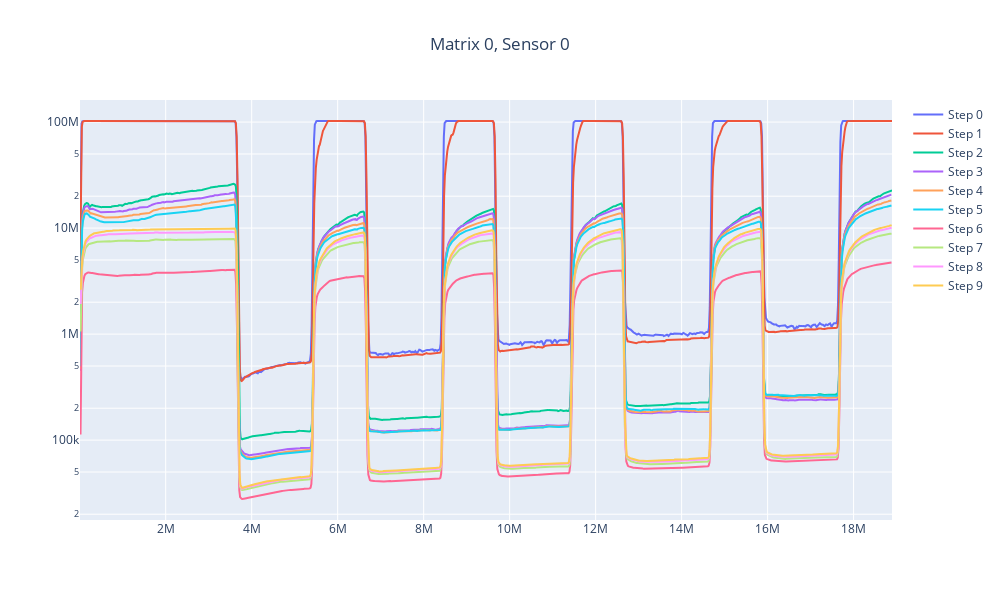

Notebook source saved alongside this figure:
### Code cell
plot_filtered_data(sensor_data, 0, 0)

### Figure 1 — Plotly figure (JSON) as saved in the notebook; plotly's stock layout.template omitted (floating-point values rounded to 4 significant figures; data arrays with more than 128 entries replaced by an {"elided": "..."} marker saying what was removed)
{"data": [{"mode": "lines", "name": "Step 0", "type": "scatter", "x": {"elided": "1027 int values"}, "y": {"elided": "1027 float values"}}, {"mode": "lines", "name": "Step 1", "type": "scatter", "x": {"elided": "1027 int values"}, "y": {"elided": "1027 float values"}}, {"mode": "lines", "name": "Step 2", "type": "scatter", "x": {"elided": "1027 int values"}, "y": {"elided": "1027 float values"}}, {"mode": "lines", "name": "Step 3", "type": "scatter", "x": {"elided": "1026 int values"}, "y": {"elided": "1026 float values"}}, {"mode": "lines", "name": "Step 4", "type": "scatter", "x": {"elided": "1026 int values"}, "y": {"elided": "1026 float values"}}, {"mode": "lines", "name": "Step 5", "type": "scatter", "x": {"elided": "1026 int values"}, "y": {"elided": "1026 float values"}}, {"mode": "lines", "name": "Step 6", "type": "scatter", "x": {"elided": "1026 int values"}, "y": {"elided": "1026 float values"}}, {"mode": "lines", "name": "Step 7", "type": "scatter", "x": {"elided": "1026 int values"}, "y": {"elided": "1026 float values"}}, {"mode": "lines", "name": "Step 8", "type": "scatter", "x": {"elided": "1026 int values"}, "y": {"elided": "1026 float values"}}, {"mode": "lines", "name": "Step 9", "type": "scatter", "x": {"elided": "1026 int values"}, "y": {"elided": "1026 float values"}}], "layout": {"height": 600, "title": {"text": "Matrix 0, Sensor 0", "x": 0.5}, "width": 1000, "yaxis": {"type": "log"}}}
